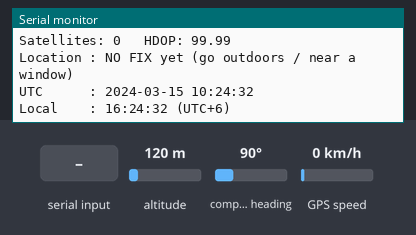
A sketch run on a simulated ESP32. Shown: the last lines printed to the serial monitor. The inputs (shaded band) are chosen by the test bench; at power-on: altitude 120 m, compass heading 90°, GPS speed 0 km/h. The GPS gets a fix after 3 s at 37.7749, -122.4194 with 8 satellites.

Above: at 3.8 s.
3.9 s: altitude set to 20 m
At 5.0 s:
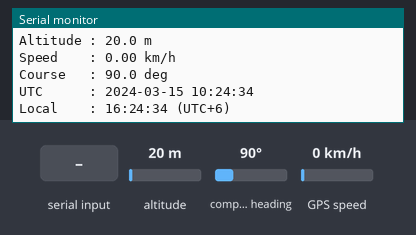
6.1 s: "1" received over the second serial link
7.6 s: compass heading set to 7°
At 9.0 s:
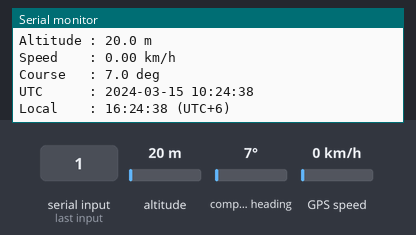
9.1 s: GPS speed set to 2 km/h
10.6 s: "0" received over the second serial link
Timing chart, 0 to 13.1 s (numbered marks = the images above; inputs shaded):
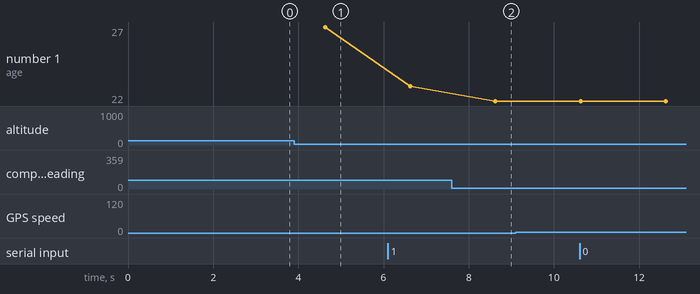

Measured:
- after the input at 3.9 s, the serial monitor: prints a new line after 0.72 s (image 1)
- after the input at 7.6 s, the serial monitor: prints a new line after 1.0 s (image 2)

The sketch:

gps_test.ino
```cpp
/*
  gps_test.ino
  ---------------------------------------------------------------
  NEO-M8N GPS module test for ESP32 (Arduino IDE)

  Purpose:
    1. Auto-detect the GPS baud rate (confirms wiring + module is alive)
    2. Optionally dump raw NMEA sentences (RAW_MODE = true)
    3. Print parsed position, satellites, speed, time every 2 seconds

  Wiring:
    NEO-M8N VCC -> ESP32 3V3 (or VIN/5V if your board has an onboard regulator)
    NEO-M8N GND -> ESP32 GND
    NEO-M8N TX  -> ESP32 GPIO16  (ESP32 RX2)
    NEO-M8N RX  -> ESP32 GPIO17  (ESP32 TX2)
    (TX goes to RX and RX goes to TX — crossed)

  Library required (Arduino IDE -> Library Manager):
    TinyGPSPlus by Mikal Hart

  Serial Monitor: 115200 baud
  ---------------------------------------------------------------
*/

#include <TinyGPSPlus.h>

// ---------- Configuration ----------
#define GPS_RX_PIN 16          // ESP32 pin that receives data from GPS TX
#define GPS_TX_PIN 17          // ESP32 pin that sends data to GPS RX
#define RAW_MODE   false       // true = print raw NMEA sentences, false = parsed output
#define PRINT_INTERVAL_MS 2000 // how often parsed data is printed
#define LOCAL_UTC_OFFSET 6     // Bangladesh Standard Time = UTC+6

// Common baud rates for u-blox modules (NEO-M8N default is 9600)
const uint32_t BAUD_CANDIDATES[] = {9600, 38400, 57600, 115200, 4800};

TinyGPSPlus gps;
HardwareSerial GPSSerial(2);   // use UART2 of the ESP32

uint32_t gpsBaud = 0;
unsigned long lastPrint = 0;
unsigned long bootTime = 0;
bool firstFixReported = false;

// Try each baud rate and check whether valid NMEA (correct checksum) arrives.
uint32_t detectBaud() {
  for (uint32_t baud : BAUD_CANDIDATES) {
    Serial.printf("Trying %lu baud ... ", (unsigned long)baud);
    GPSSerial.begin(baud, SERIAL_8N1, GPS_RX_PIN, GPS_TX_PIN);
    delay(100);
    while (GPSSerial.available()) GPSSerial.read();   // flush garbage

    TinyGPSPlus probe;
    unsigned long start = millis();
    while (millis() - start < 2500) {
      while (GPSSerial.available()) probe.encode(GPSSerial.read());
      if (probe.passedChecksum() >= 3) {
        Serial.println("OK (valid NMEA received)");
        return baud;
      }
    }
    Serial.printf("no valid data (chars seen: %lu)\n", (unsigned long)probe.charsProcessed());
    GPSSerial.end();
  }
  return 0;
}

void printParsed() {
  Serial.println(F("--------------------------------------------------"));
  Serial.printf("Uptime: %lus | chars: %lu | good sentences: %lu | bad checksum: %lu\n",
                (millis() - bootTime) / 1000,
                (unsigned long)gps.charsProcessed(),
                (unsigned long)gps.passedChecksum(),
                (unsigned long)gps.failedChecksum());

  // Satellites and HDOP (lower HDOP = better accuracy; < 2 is good)
  Serial.print(F("Satellites: "));
  if (gps.satellites.isValid()) Serial.print(gps.satellites.value());
  else Serial.print(F("--"));
  Serial.print(F("   HDOP: "));
  if (gps.hdop.isValid()) Serial.println(gps.hdop.hdop(), 2);
  else Serial.println(F("--"));

  // Position
  if (gps.location.isValid()) {
    if (!firstFixReported) {
      Serial.printf(">>> FIRST FIX acquired after %lu seconds <<<\n",
                    (millis() - bootTime) / 1000);
      firstFixReported = true;
    }
    Serial.printf("Location : %.6f, %.6f  (age %lu ms)\n",
                  gps.location.lat(), gps.location.lng(),
                  (unsigned long)gps.location.age());
    Serial.printf("Map link : https://maps.google.com/?q=%.6f,%.6f\n",
                  gps.location.lat(), gps.location.lng());
  } else {
    Serial.println(F("Location : NO FIX yet (go outdoors / near a window)"));
  }

  if (gps.altitude.isValid())
    Serial.printf("Altitude : %.1f m\n", gps.altitude.meters());
  if (gps.speed.isValid())
    Serial.printf("Speed    : %.2f km/h\n", gps.speed.kmph());
  if (gps.course.isValid())
    Serial.printf("Course   : %.1f deg\n", gps.course.deg());

  // Date and time (GPS gives UTC; converted to local time for display)
  if (gps.date.isValid() && gps.time.isValid() && gps.date.year() > 2000) {
    int localHour = (gps.time.hour() + LOCAL_UTC_OFFSET) % 24;
    Serial.printf("UTC      : %04d-%02d-%02d %02d:%02d:%02d\n",
                  gps.date.year(), gps.date.month(), gps.date.day(),
                  gps.time.hour(), gps.time.minute(), gps.time.second());
    Serial.printf("Local    : %02d:%02d:%02d (UTC+%d)\n",
                  localHour, gps.time.minute(), gps.time.second(), LOCAL_UTC_OFFSET);
  } else {
    Serial.println(F("Time     : not available yet"));
  }
}

void setup() {
  Serial.begin(115200);
  delay(500);
  Serial.println();
  Serial.println(F("=== NEO-M8N GPS test (ESP32) ==="));

  gpsBaud = detectBaud();
  if (gpsBaud == 0) {
    Serial.println();
    Serial.println(F("ERROR: No valid data from GPS on any baud rate."));
    Serial.println(F("Check: 1) VCC/GND  2) GPS TX -> GPIO16  3) GPS RX -> GPIO17"));
    Serial.println(F("       4) Module power LED is on  5) Swap TX/RX if unsure"));
    Serial.println(F("Halting. Fix wiring and press EN/RESET."));
    while (true) delay(1000);
  }

  GPSSerial.begin(gpsBaud, SERIAL_8N1, GPS_RX_PIN, GPS_TX_PIN);
  Serial.printf("GPS communication OK at %lu baud. Waiting for satellite fix...\n",
                (unsigned long)gpsBaud);
  Serial.println(F("(Cold start outdoors usually takes 30-60 s; indoors may never fix)"));
  bootTime = millis();
}

void loop() {
  // Feed every incoming byte to the parser (and echo it in raw mode)
  while (GPSSerial.available()) {
    char c = GPSSerial.read();
    if (RAW_MODE) Serial.write(c);
    gps.encode(c);
  }

  if (!RAW_MODE && millis() - lastPrint >= PRINT_INTERVAL_MS) {
    lastPrint = millis();
    printParsed();
  }
}
```
